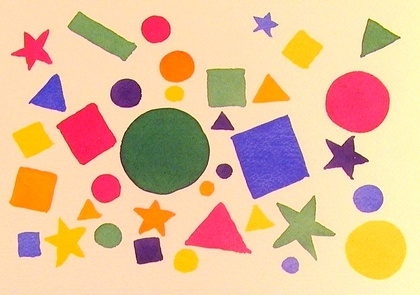
%> input picture E42/shapeobject.jpg, 420 x 295 px, shrunk from 640 x 449 before the run
$ octave E42.m   (GNU Octave 9; MATLAB toolbox functions it lacks are replaced by stand-ins)
%> lines starting %> are read from the running program, lines starting %| are printed output that depends on the picture; in (x1, y1, x2, y2) boxes, pixels count from 0 and x2, y2 are one past the last pixel; in counts of white or black regions, pixels touching at a corner belong together; the program's own positions count from 1
clc; clear; close all; warning off all;
rgb = imread('shapeobject.jpg');
%> rgb is the input picture: size 295x420x3 uint8; mean R, G, B 228.5, 190.4, 153.5
gray = rgb2gray(rgb);
bw = imbinarize(gray, 0.84);
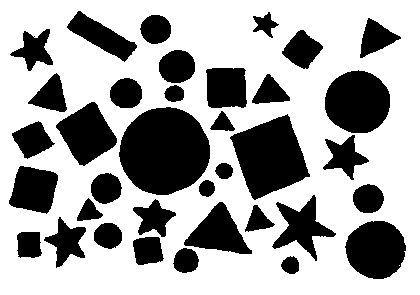
%> bw: size 295x420 logical; 65.4% white; 36 black regions, largest, box (x1, y1, x2, y2) and area: (119, 107, 210, 195) 6173, (230, 114, 310, 200) 4191, (325, 70, 390, 133) 3210
bw = bwareaopen(bw, 1000);
bw = imcomplement(bw);
%> bw: size 295x420 logical; 34.6% white; 36 white regions
imshow(rgb);
[label, objeSayisi] = bwlabel(bw);
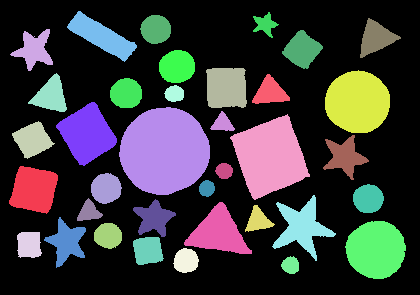
%> label: size 295x420 double; 37 distinct labels, from 0 to 36; one colour per label, 0 black
%> objeSayisi = 36
blobDegerleri = regionprops(label, 'BoundingBox','Perimeter','Area', 'Centroid');
%> blobDegerleri = 36 regions; largest, box (x1, y1, x2, y2), Area, Centroid and Perimeter: (119, 107, 210, 195) 6173 [165.1 151.6] 276.8, (230, 114, 310, 200) 4191 [270.6 157.4] 255.1, (325, 70, 390, 133) 3210 [358.2 102.6] 198.5
dairesellik = [blobDegerleri.Perimeter].^2 ./ (4 * pi * [blobDegerleri.Area]);
%> dairesellik = 36 values, max 3.25 at index 29, min 0.893 at index 21, mean 1.36
sekil = cell(1, objeSayisi);
%> sekil = 36 items
renk = cell(1, objeSayisi);
%> renk = 36 items
X = zeros(1, objeSayisi);
Y = zeros(1, objeSayisi);
for blobNo = 1 : objeSayisi
    boundingBox = blobDegerleri(blobNo).BoundingBox;
    koord = blobDegerleri(blobNo).Centroid;
    X(blobNo) = round(koord(1));
    Y(blobNo) = round(koord(2));
    bw2 = label == blobNo;
    R = rgb(:,:,1);
    G = rgb(:,:,2);
    B = rgb(:,:,3);
    [a,b] = find(bw2 == 1);
    Kirmizi = mean(double(R(bw2)));
    Yesil = mean(double(G(bw2)));
    Mavi = mean(double(B(bw2)));
    if (Yesil > Kirmizi) && (Kirmizi > Mavi)
        renk{blobNo} = 'Yeşil';
    elseif (Kirmizi > Mavi) && (Mavi > Yesil)
        if Kirmizi > Yesil * 1.9
            renk{blobNo} = 'Pembe';
        else
            renk{blobNo} = 'Koyu Mor';
        end
    elseif (Kirmizi > Yesil) && (Yesil > Mavi)
        if Kirmizi > Yesil * 1.5
            renk{blobNo} = 'Turuncu';
        else
            renk{blobNo} = 'Sarı';
        end
    elseif (Mavi > Kirmizi) && (Kirmizi > Yesil)
        if Mavi > Yesil * 2.3
            renk{blobNo} = 'Mavi';
        elseif Mavi > Yesil * 1.2
            renk{blobNo} = 'Açık Mor';
        end
    end
    if dairesellik(blobNo) < 1.1
        sekil{blobNo} = 'Daire';
    elseif dairesellik(blobNo) < 1.33 || blobNo == 8
        sekil{blobNo} = 'Dikdörtgen';
    elseif dairesellik(blobNo) < 1.63
        sekil{blobNo} = 'Üçgen';
    elseif dairesellik(blobNo) < 3.30
        sekil{blobNo} = 'Yıldız';
    end
end
%> this loop made 36 passes
%> (boundingBox, koord, Kirmizi, Yesil, Mavi) on passes 1 to 12: ([9.5 166.5 49 48], [34.54 190.2], 251.6, 147.9, 15.65), ([10.5 29.5 43 42], [34.88 50.27], 240.5, 72.21, 100.8), ([12.5 121.5 43 38], [33.19 140.3], 252.2, 196.6, 16.09), ([17.5 232.5 25 26], [29.67 245.2], 133.5, 109, 191.8), ([28.5 73.5 39 39], [51.47 96.3], 103.4, 81.83, 189), ([44.5 217.5 42 51], [67.22 242.7], 251.4, 195.1, 21.8), ([56.5 102.5 61 64], [87.67 134.5], 246.2, 45.93, 89.6), ([67.5 11.5 70 51], [102.2 37.02], 139, 158.5, 93), ([77.5 198.5 26 23], [89.56 212.5], 249.3, 163.9, 39.04), ([91.5 173.5 31 31], [106.7 189], 243.3, 61.76, 100.5), ([94.5 223.5 28 26], [108.7 236.3], 142.2, 155, 97.28), ([110.5 78.5 32 30], [126.7 93.98], 108.2, 52.86, 112)
%> pass 1, `bw2 = label == blobNo;`:
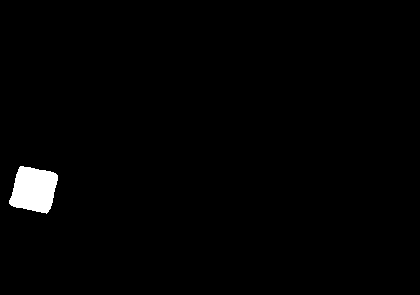
%> bw2: size 295x420 logical; 1.4% white; 1 white region, box (x1, y1, x2, y2) and area: (9, 166, 58, 214) 1710
%> pass 1, `R = rgb(:,:,1);`:
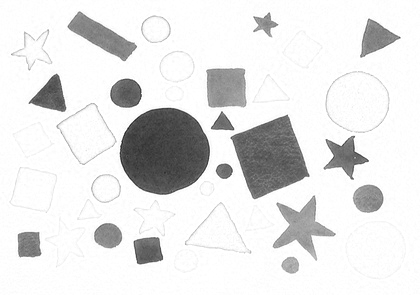
%> R: size 295x420 uint8; min 33, max 255, mean 228.5
%> pass 1, `G = rgb(:,:,2);`:
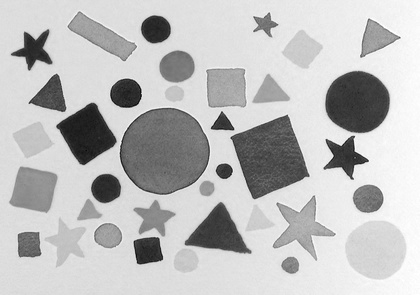
%> G: size 295x420 uint8; min 2, max 255, mean 190.4
%> pass 1, `B = rgb(:,:,3);`:
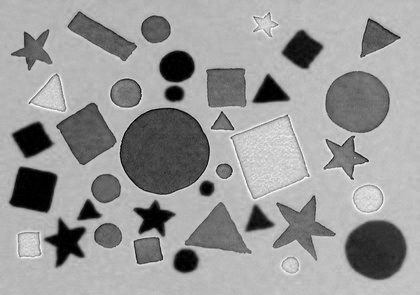
%> B: size 295x420 uint8; min 0, max 255, mean 153.5
%> after the loop, X = 36 values, max 377 at index 34, min 30 at index 4, mean 192.4; Y = 36 values, max 266 at index 30, min 25 at index 28, mean 153.8
while true
    soru = ['1: Üçgen için,', newline, '2: Daire için,', newline, '3: Dikdörtgen için,', newline, '4: Yıldız için,', newline, '5: Çıkış için.', newline, 'Seçiminiz: '];
%> (the run ends here)
